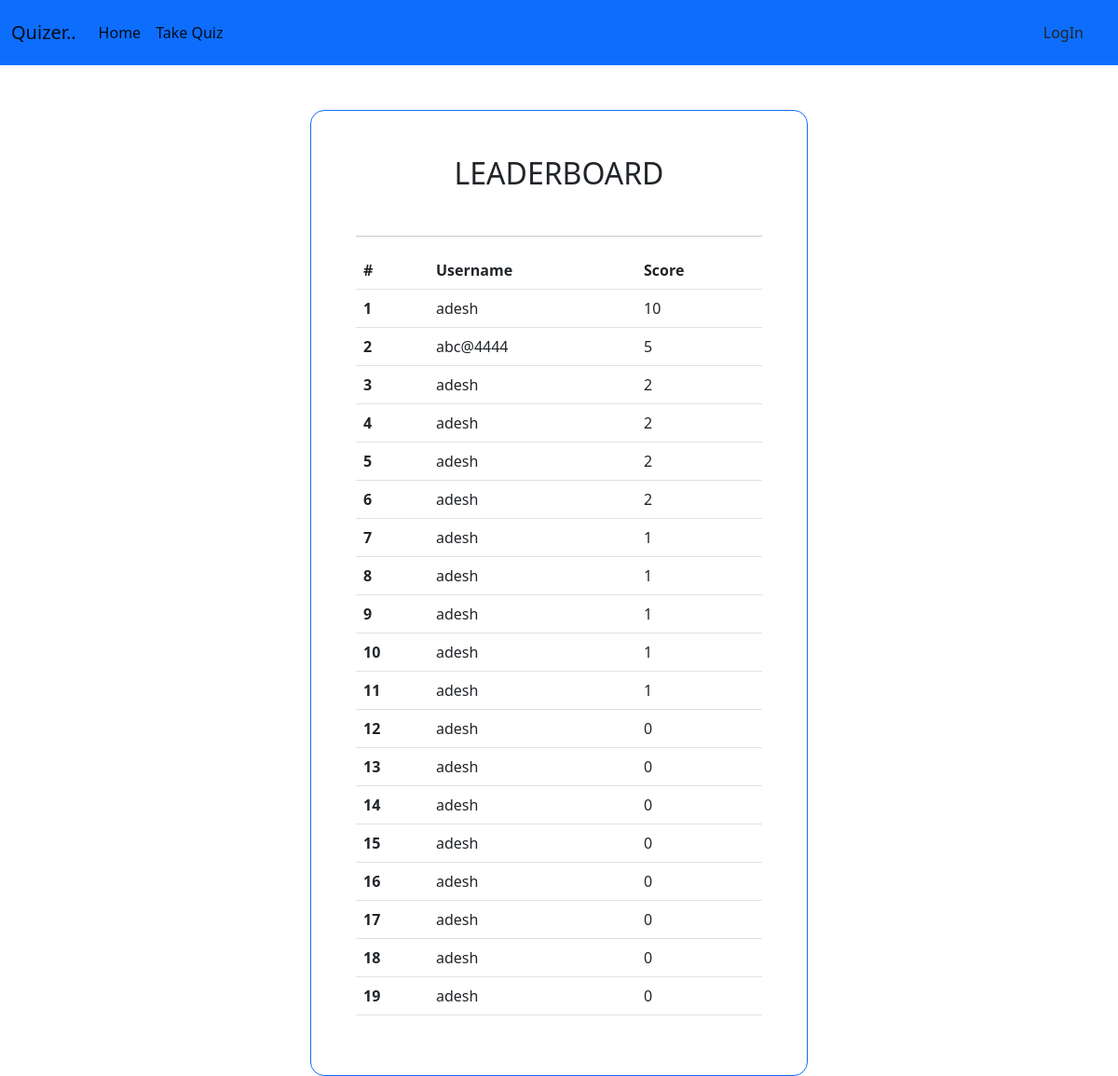
The page / on the database its author committed.
### quiz_app/models.py (models this page shows)
class Score(models.Model):
    user = models.ForeignKey(User,on_delete = models.CASCADE)
    score = models.PositiveIntegerField()

### quiz_app/views.py (the view)
# urls.py: path('',views.LeaderBoardView.as_view(),name = 'leader_board'),
class LeaderBoardView(ListView):
    model = Score
    template_name = "quiz_app/leader_board.html"
    context_object_name = 'leader_board_list'
    def get_queryset(self):
        return Score.objects.order_by('-score')

### quiz_app/templates/quiz_app/leader_board.html (shortened to what this page needs)
{% extends 'base.html' %}
{% block content %}
<div class = "container my-5">
  <section class="vh-100 bg-image"
  >
  <div class="mask d-flex align-items-center h-100 gradient-custom-3">
    <div class="container h-100">
      <div class="row d-flex justify-content-center align-items-center h-100">
        <div class="col-12 col-md-9 col-lg-7 col-xl-6">
          <div class="card border-primary" style="border-radius: 15px;">
            <div class="card-body p-5">
              <h2 class="text-uppercase text-center mb-5">LeaderBoard</h2>
              <hr>
              <table class="table">
                <thead>
                  <tr>
                    <th scope="col">#</th>
                    <th scope="col">Username</th>
                    <th scope="col">Score</th>
                  </tr>
                </thead>
              {% for leader in leader_board_list %}
              <tr>
                <th scope="row">{{forloop.counter}}</th>
                <td>{{leader.user.username}}</td>
                <td>{{leader.score}} </td>
              </tr>
              {% endfor %}
              </table>
            </div>
          </div>
        </div>
      </div>
    </div>
  </div>
</section>
</div>
{% endblock content %}

### quiz_app/templates/base.html (shortened to what this page needs)
<!DOCTYPE html>
<html lang="en">
<head>
<link href="https://cdn.jsdelivr.net/npm/bootstrap@5.2.2/dist/css/bootstrap.min.css" rel="stylesheet">
</head>
    <nav class="navbar navbar-expand-lg bg-primary">
        <div class="container-fluid">
          <a class="navbar-brand" href="#">Quizer..</a>
          <div class="collapse navbar-collapse" id="navbarSupportedContent">
            <ul class="navbar-nav me-auto mb-2 mb-lg-0">
              <li class="nav-item">
                <a class="nav-link active" aria-current="page" href="{% url 'leader_board' %}">Home</a>
              </li>
              <li class="nav-item">
                <a class="nav-link active" href="{% url 'quiz' %}">Take Quiz</a>
              </li>
            </ul>
            <nav class="navbar bg-primary">
              <div class="container-fluid">
                {% if request.user.is_authenticated %}
                <span>Hellow {{request.user.username}} , <a class="btn btn-outline-denger" href= "{% url 'logout' %}"  type="submit">LogOut</a></span>
                {% else %}
                <a class="btn btn-outline-denger" href= "{% url 'login' %}"  type="submit">LogIn</a>
                {% endif %}
              </div>
            </nav>
          </div>
        </div>
      </nav>
<body>
    {% block content %}
    {% endblock content %}
</body>
</html>

### rows shown on the page
Score: user.username "adesh", score "10"
Score: user.username "abc@4444", score "5"
Score: user.username "adesh", score "2"
Score: user.username "adesh", score "2"
Score: user.username "adesh", score "2"
Score: user.username "adesh", score "2"
Score: user.username "adesh", score "1"
Score: user.username "adesh", score "1"
Score: user.username "adesh", score "1"
Score: user.username "adesh", score "1"
Score: user.username "adesh", score "1"
Score: user.username "adesh", score "0"
Score: user.username "adesh", score "0"
Score: user.username "adesh", score "0"
Score: user.username "adesh", score "0"
Score: user.username "adesh", score "0"
Score: user.username "adesh", score "0"
Score: user.username "adesh", score "0"
Score: user.username "adesh", score "0"
